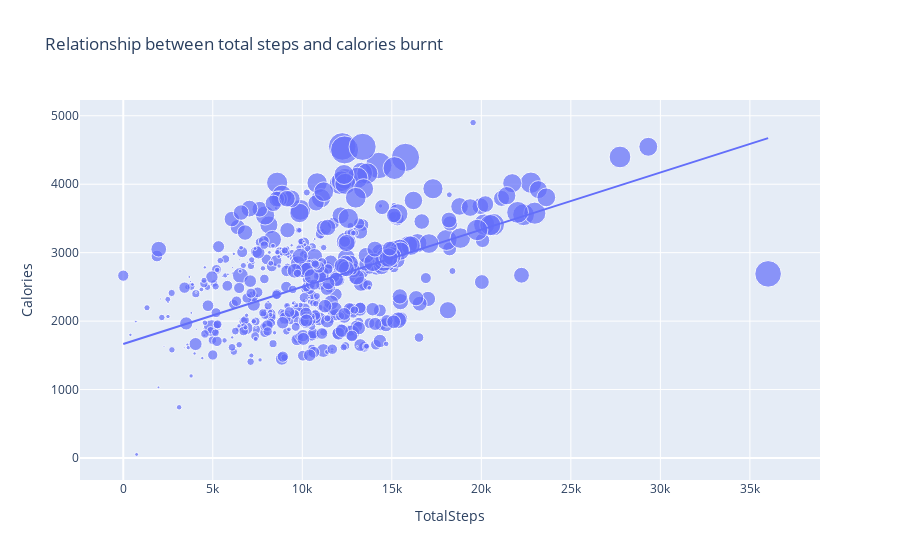

Notebook code for this chart:
### Code cell
corgraph = px.scatter(data_frame = dailyActivity, x = "TotalSteps", y = "Calories", size="VeryActiveMinutes", trendline = "ols", title = "Relationship between total steps and calories burnt")
corgraph.show()
correlation = round(dailyActivity["TotalSteps"].corr(dailyActivity["Calories"]),4)
#print(correlation)

### Figure 1 — Plotly figure (JSON) as saved in the notebook; plotly's stock layout.template omitted (floating-point values rounded to 4 significant figures; data arrays with more than 128 entries replaced by an {"elided": "..."} marker saying what was removed)
{"data": [{"hovertemplate": "TotalSteps=%{x}<br>Calories=%{y}<br>VeryActiveMinutes=%{marker.size}<extra></extra>", "legendgroup": "", "marker": {"color": "#636efa", "size": {"elided": "940 int values"}, "sizemode": "area", "sizeref": 0.525, "symbol": "circle"}, "mode": "markers", "name": "", "orientation": "v", "showlegend": false, "type": "scatter", "x": {"elided": "940 int values"}, "xaxis": "x", "y": {"elided": "940 int values"}, "yaxis": "y"}, {"hovertemplate": "<b>OLS trendline</b><br>Calories = 0.0835133 * TotalSteps + 1665.74<br>R<sup>2</sup>=0.349953<br><br>TotalSteps=%{x}<br>Calories=%{y} <b>(trend)</b><extra></extra>", "legendgroup": "", "marker": {"color": "#636efa", "symbol": "circle"}, "mode": "lines", "name": "", "showlegend": false, "type": "scatter", "x": {"elided": "940 int values"}, "xaxis": "x", "y": {"elided": "940 float values"}, "yaxis": "y"}], "layout": {"legend": {"itemsizing": "constant", "tracegroupgap": 0}, "title": {"text": "Relationship between total steps and calories burnt"}, "xaxis": {"anchor": "y", "domain": [0, 1], "title": {"text": "TotalSteps"}}, "yaxis": {"anchor": "x", "domain": [0, 1], "title": {"text": "Calories"}}}}
